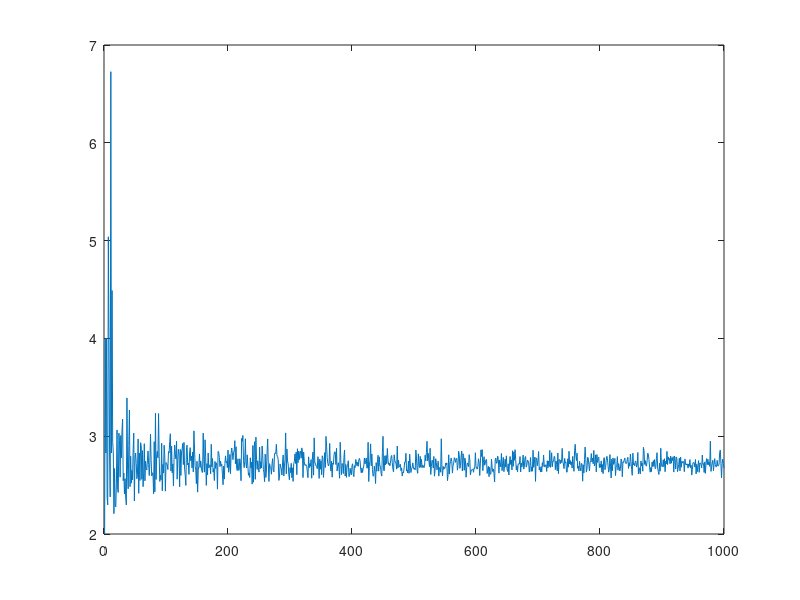

Recreate this plot in MATLAB.
for k=1:1000
hit=0;
for i=1:k
m=rand(1,2);
if (m(1)*(m(2)+1))<=1
hit++;
endif
endfor
z(k)=2^(k/hit);
x(k)=k;
disp(z);
endfor
plot(x,z);